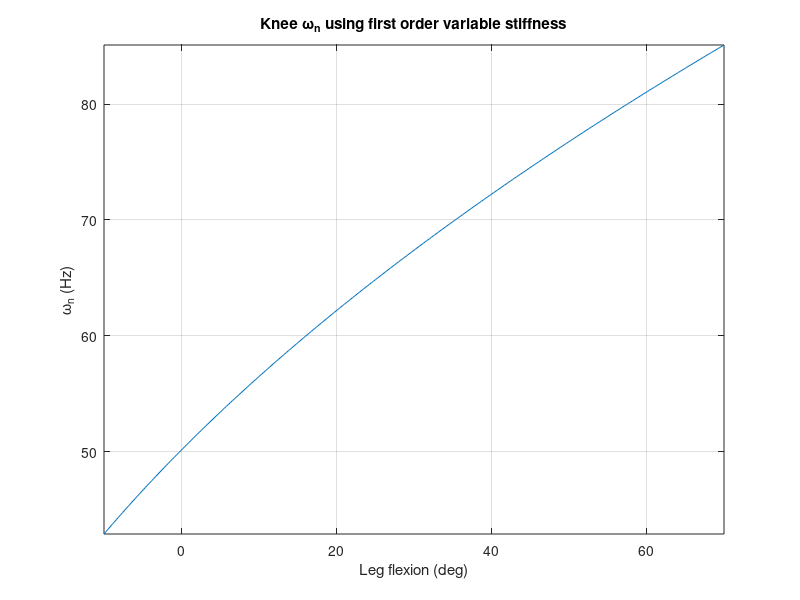
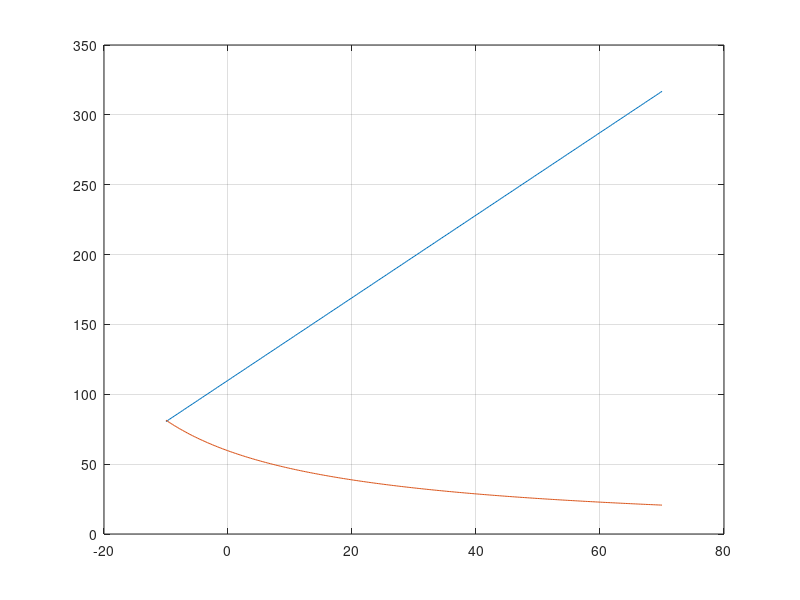

Write MATLAB code to recreate these figures, in order. (Note: this script raises an error after producing the figures.)
%% Transfer Functions Analysis
% Constants
W = 4.742065; % Kg
g   = 9.80665;       % m/ss
N   = 150;           % Gear Ratio
KI  = 0.0603;        % Nm/A
Ks  = 104;           % Nm/rad
Ka  = Ks/20;         % Nm/rad (???)
% Ka  = 1387.6;
Jh  = 0.0437;        % Kg.m^2   (check KneeJointParameters.m)
Le  = 0.432;          % m      (???)
Je  = W*Le^2;        % Kg.m^2 
We  = W*g;           % N      
Beq = 60;            % N.m.s/rad (maybe is 30, I.O.)
Ja  = 0.47;          % Kg.m^2

% My leg lenght is about 44 cm
% My body mass  is about 62 Kg
I_zz = 0.048*62*(0.433*0.28)^2;

dt = 0.001;
CURRENT_MAX = pi;

zeta = 0.06;
Kp_acc = 0.5436;
Ki_acc = 11.560;
epos_Ki = 1.190; 
epos_Kp = 11.900;
Kadm = .104;
Dadm = 0.03;
%% User leg natural frequency estimation:
clc, close all
% What if...
KneeRoM = 80; % deg
% passKneeStiff = passiveKneeStiffness;
% isoKneeStiff = isometricKneeStiffness(2);
% Ka - Je*w_n^2 > 0 -> Ka/je > w_n^2 -> Ka/Je > Kk/I_zz, then:
% kneeStiffness < Ka/Je * I_zz
Ka = 104*63;
kneeStiffness_max = Ka/Je * I_zz;
w_max = sqrt(Ka/Je);
%For 1.53 Hz hopping the knee stiffness is:
K_j = @(o) 110.0 + 169.3*deg2rad(o - 0);
Eta = @(o) Ka./(110.0 + 169.3*deg2rad(o - 0));
w_j_des = @(o) sqrt(110.0/I_zz + 169.3*deg2rad(o - 0)/I_zz);

offset = 10;
ang = linspace(-offset, KneeRoM-offset, 300);
figure, plot(ang, w_j_des(ang)), grid on, axis tight
title('Knee \omega_n using first order variable stiffness')
ylabel('\omega_n (Hz)'), xlabel('Leg flexion (deg)')

figure, plot(ang, K_j(ang)), hold on
plot(ang, Eta(ang)), grid on
yline(kneeStiffness_max,'--',{'k_k^{max}'})
legend('k_{knee}','\eta')

P  = @(n) -Je + n.*I_zz;
I  = @(n) 2*zeta*sqrt(n.*Ka*I_zz);

figure,
plot(ang, P(Eta(ang))), hold on
plot(ang, I(Eta(ang))), grid on
title('PI tuning from knee dynamics')
legend('K_p','K_i'), xlabel('Leg flexion (deg)'), axis tight

% Using the Impedance (F/X) Transfer Function (Xa = 0):
Z_r = @(tht) tf([P(Eta(tht)) I(Eta(tht)) 0],[(Je/Ka) 0 1]);
Z_h = @(tht) tf([K_j(tht)],[1]);
A_r = @(tht) tf([(Je/Ka) 0 1], [P(Eta(tht)) I(Eta(tht)) 0]);
A_h = @(tht) tf([1],[K_j(tht)]);

% Using the Impedance (F/X) Transfer Function (DX = 0):
Z_act = tf([-Ja 0 0],[(Je/Ka) 0 1]);
A_act = 1/Z_act;

ang_step = 30;
ang1 = -5;
ang2 = ang1 +   ang_step;
ang3 = ang1 + 2*ang_step;

figure, 
bode(Z_r(ang1), Z_h(ang1), Z_r(ang2), Z_h(ang2), Z_r(ang3), Z_h(ang3)), grid on
hold on, bode(tf([Ka*P(Eta(ang1))/Je],[1]),'--k')
bode(Z_act,'--b')
title('Impedance Bode')

legend(['Z_i(',num2str(ang1),')'],['Z_k(',num2str(ang1),')'],...
       ['Z_i(',num2str(ang2),')'],['Z_k(',num2str(ang2),')'],...
       ['Z_i(',num2str(ang3),')'],['Z_k(',num2str(ang3),')'])

figure, 
bode(A_r(ang1), A_h(ang1), A_r(ang2), A_h(ang2), A_r(ang3), A_h(ang3)), grid on
hold on, bode(tf([1],[Ka*P(Eta(ang1))/Je]),'--k')
bode(A_act,'--b')
title('Admittance Bode')

legend(['A_i(',num2str(ang1),')'],['A_k(',num2str(ang1),')'],...
       ['A_i(',num2str(ang2),')'],['A_k(',num2str(ang2),')'],...
       ['A_i(',num2str(ang3),')'],['A_k(',num2str(ang3),')'])

   
% MISO transfer function:
% Z_all = [Z_i(ang2) Z_act];
% figure, bode(Z_all), grid on

%%
% Check signal Z = -F/V...
% Using the Impedance (F/V) Transfer Function (Xa = 0):
Z_r = @(tht) tf([P(Eta(tht)) I(Eta(tht))],[(Je/Ka) 0 1]);
Z_h = @(tht) tf([K_j(tht)],[1 0]);
A_r = @(tht) tf([(Je/Ka) 0 1], [P(Eta(tht)) I(Eta(tht))]);
A_h = @(tht) tf([1 0],[K_j(tht)]);

% Using the Impedance (F/V) Transfer Function (DX = 0):
Z_act = tf([-Ja 0],[(Je/Ka) 0 1]);
A_act = 1/Z_act;

%{
figure, 
bode(A_r(ang1), A_h(ang1), A_r(ang2), A_h(ang2), A_r(ang3), A_h(ang3)), grid on
% xline(w_max,'--r',{'\omega_{max}'})
title('Exo and Knee Admittance')

legend(['A_r(',num2str(ang1),')'],['A_h(',num2str(ang1),')'],...
       ['A_r(',num2str(ang2),')'],['A_h(',num2str(ang2),')'],...
       ['A_r(',num2str(ang3),')'],['A_h(',num2str(ang3),')'])
%}

figure, 
bode(Z_r(ang1), Z_h(ang1), Z_r(ang2), Z_h(ang2), Z_r(ang3), Z_h(ang3)), grid on
% xline(w_max,'--r',{'\omega_{max}'})
title('Exo and Knee Impedance')

legend(['Z_r(',num2str(ang1),')'],['Z_h(',num2str(ang1),')'],...
       ['Z_r(',num2str(ang2),')'],['Z_h(',num2str(ang2),')'],...
       ['Z_r(',num2str(ang3),')'],['Z_h(',num2str(ang3),')'])
   
%%
close all

Zr = tf([Kp_acc Ki_acc],[(Je/Ka) 0 1])
Cv = KI*tf([epos_Kp epos_Ki],[1 0]);
As = (1 - 10.4/Ks)*tf([1],[10.36 10.4]);
Num = tf([1 0],[1])*Cv + (Cv*As*Je - Ja)*tf([1 0 0], [1]);  % deducao no caderno
Zadm = Ka*Num*tf([1], [Ja 0 0])
% Limitations (using 25 deg Knee Stiffness):
figure('Name','Impedance Bode Diagram','Color',[1 1 1]),
ax = subplot(2,1,1);    % configure Mag

bd_opt = bodeoptions;
bd_opt.PhaseVisible = 'off';
bd_opt.Title.String = '';
bd_opt.XLabel.Color = [1 1 1];  % sumir com o eixo X...

bodeplot(Zr, bd_opt); hold on
bodeplot(Zadm, bd_opt);
bodeplot(tf([I(Eta(ang2))],[1]),'--k',bd_opt)  % s -> 0
bodeplot(Z_h(ang2), bd_opt)                     % Des Imp
bodeplot(tf([Je 0],[1]),'--g', bd_opt)          % Pure Mass Imp
bodeplot(tf([Ks],[1 0]),'--r', bd_opt)          % Pure SEA Imp
bodeplot(tf([Ka],[1 0]),'--m', bd_opt)          % Pure Ka Imp

ax.FontSize = 12; ax.LineWidth = 0.8; ax.GridAlpha = 0.6;
grid on

ax = subplot(2,1,2);    % configure Phase

bd_opt = bodeoptions;
bd_opt.MagVisible = 'off';
bd_opt.Title.String = '';
bd_opt.XLabel.FontSize = 12;

bodeplot(Zr, bd_opt); hold on
bodeplot(Zadm, bd_opt);
bodeplot(tf([I(Eta(ang2))],[1]),'--k',bd_opt)  % s -> 0
bodeplot(Z_h(ang2), bd_opt)                     % Des Imp
bodeplot(tf([Je 0],[1]),'--g', bd_opt)          % Pure Mass Imp
bodeplot(tf([Ks],[1 0]),'--r', bd_opt)          % Pure SEA Imp
bodeplot(tf([Ka],[1 0]),'--m', bd_opt)          % Pure Ka Imp

ax = gca;
ax.FontSize = 12; ax.LineWidth = 0.8; ax.GridAlpha = 0.6;
grid on

legend('Z_{r}', 'Z_{adm}', 'Z_{r}(0)', 'Z_h', 'Z_{J_e}','Z_{K_s}','Z_{K_a}',...
        'Orientation','horizontal','FontSize',12)

fig = gcf; 
axes_handle = fig.Children;

axes_handle(3).String(1) = {'Z_{r}'};
axes_handle(3).String(2) = {'Z_{adm}'};
axes_handle(3).String(2) = {'Z_{adm}'};
axes_handle(3).String(3) = {'Z_{r}(0)'};
axes_handle(3).String(4) = {'Z_{h}'};
axes_handle(3).String(4) = {'Z_{h}'};
axes_handle(3).String(5) = {'Z_{Je}'};
axes_handle(3).String(5) = {'Z_{Je}'};
axes_handle(3).String(6) = {'Z_{Ks}'};
axes_handle(3).String(6) = {'Z_{Ks}'};
axes_handle(3).String(7) = {'Z_{Ka}'};
axes_handle(3).String(7) = {'Z_{Ka}'};

for i = 4:7
    for k = 1:6
        axes_handle(i).Children(k).Children.LineWidth = 1.0;
    end
end    
    
% ver efeito de Ka e Je sobre a impedancia...

%% Symbolic math to obtain s-domain roots
clc
% clear all

syms s J_a J_e K_I k_s k_a K_p K_i S D g l W_e

Cv = K_I*(K_p + K_i/s);
Adm = (1 - S/k_s)*s / (s*D + S);
G = J_a*s^2 + k_s*(1 + Cv*Adm);
Den = G + Cv*s

% Find roots with respect to s:
% Sol = solve(Den,s)
factors = factor(Den,s);

% Note from factors(2) that S must be > 0

s_roots = solve(factors(1),s,'MaxDegree',3);

s1 = latex(simplify(s_roots(1)));
s2 = latex(simplify(s_roots(2)));
s3 = latex(simplify(s_roots(3)));


%%

Cv = KI*(epos_Kp + epos_Ki/s);
Adm = (1 - S/Ks)*s / (s*D + S);
G = Ja*s^2 + Ks*(1 + Cv*Adm);
Den = G + Cv*s

% Find roots with respect to s:
% Sol = solve(Den,s)
factors = factor(Den,s);

% Note from factors(3) that S must be > 0

s_roots = solve(factors(2),s,'MaxDegree',3);

s1_adm = s_roots(1);
s2_adm = s_roots(2);
s3_adm = s_roots(3);

% fplot(subs(s1_adm, D, Ks/10)) % caution!

%% Impedance/Admittance Transfer Functions Analysis (Loop Shaping, Complementary Stability)
Kp_acc = 0.54;
Ki_acc = 11.560;
Kadm = 25.0;
Dadm = .14;
Is = 34.00;
Id = 0.08;

Kpf = 0.0030;
Kdf = 0.0005;

% Check Feedforward
% Kp_acc = 0;
% Ki_acc = 0;

Je  = W*Le^2; % muito pesado
% Je = 0.5*Jh;

s = tf('s');
Cv = (epos_Kp + epos_Ki/s);
Adm = (1 - Kadm/Ks)*s / (s*Dadm + Kadm);

w_z = 0.1;
w_p = w_z*1e-3;
LagComp = (w_p/w_z)*tf([1 w_z],[1 w_p]);
w_z = 100;
w_p = w_z*1e1;
LeadComp = (w_p/w_z)*tf([1 w_z],[1 w_p]);
% figure,
% bode(LagComp*LeadComp, LeadComp), grid on

% Das deduções de Zh realizadas em MTC e ATC, e da Zh desejada do usuário:
% FT do erro de Zh:
Em = Ki_acc + (Je + Kp_acc)*s %MTC
Ea = Cv*(Adm*Je*s + 1)        %ATC
Ei = Je*s + Is/s + Id         %ITC
Ef = -(Kpf + s*Kdf)*(Ka/s)          %FTC (PD)
% Ef = -(s*Kpf + s*s*Kdf)*(Ka/s)    %FTC ("Ideal")
% Ef = -(LeadComp)*(Ka/s)           %FTC (Nao funciona)


Zh = Jh*s;
Zm = Zh - Em;
Za = Zh - Ea;
Zi = Zh - Ei;
Zf = Zh - Ef;


% figure,
% bode(Em, Ea, Ef), grid on
% legend('Em', 'Ea', 'Ef')

figure,
bode(Zm, Za, Zi, Zf, Zh), grid on
legend('Zm', 'Za', 'Zi', 'Zf', 'Zh')

% Condições de Transparência e Passividade
%MTC: Ki > 0,  0 < Kp < 0.5*Jh - Je => (Je < 0.5*Jh) 

